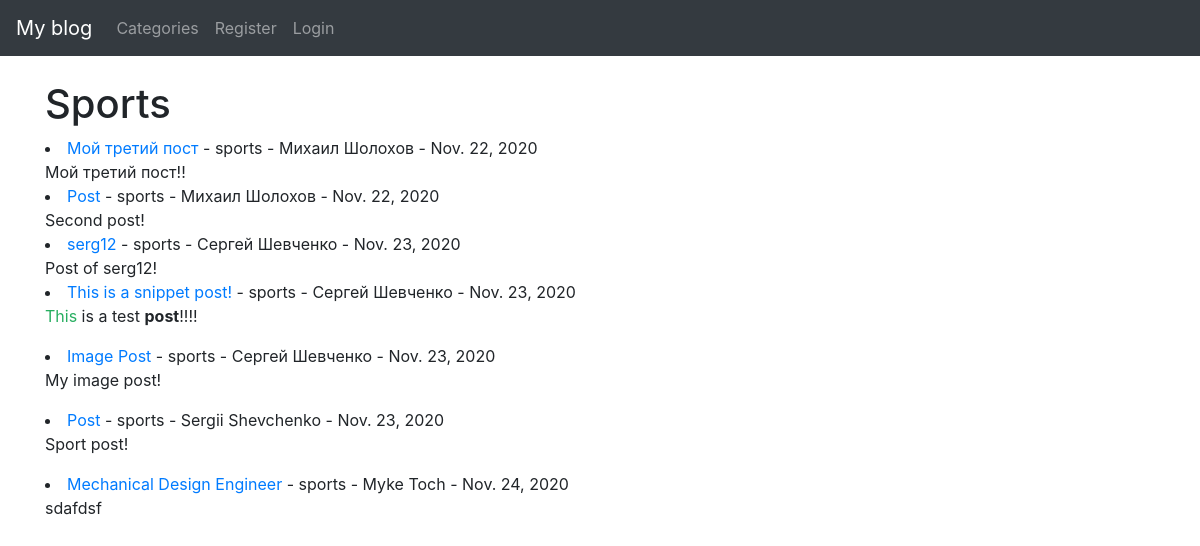
Page /category/sports/ on the committed database.
### theblog/models.py (models this page shows, shortened)
class Post(models.Model):
    title = models.CharField(max_length=255)
    header_image = models.ImageField(null=True, blank=True, upload_to="images/")
    title_tag = models.CharField(max_length=255, default="My blog")
    author = models.ForeignKey(User, on_delete=models.CASCADE)
    body = RichTextField(blank=True, null=True)
    post_date = models.DateField(auto_now_add=True)
    category = models.CharField(max_length=255, default='coding')
    snippet = models.CharField(max_length=255)
    likes = models.ManyToManyField(User, related_name='blog_posts')

### theblog/views.py (the view)
# urls.py: path('category/<str:cats>/', CategoryView, name='category'),
def CategoryView(request, cats):
    category_posts = Post.objects.filter(category=cats.replace('-', ' '))
    return render(request, 'categories.html', {'cats': cats.title().replace('-', ' '), 'category_posts': category_posts})

### theblog/templates/categories.html (shortened to what this page needs)
{% extends 'base.html'  %}
{% block content %}
    {% if category_posts %}
        <h1>{{ cats }}</h1>
        {% for post in category_posts %}
            <li><a href="{% url 'article_detail' post.pk %}">{{ post.title }}</a> -
                {{ post.category }} -
                {{ post.author.first_name }}
                {{ post.author.last_name }} -
                {{ post.post_date }} <br/>
                {{ post.body|slice:":200"|safe }}
            </li>
        {% endfor %}
    {% else %}
        <h3>Sorry, this page does not exist...</h3>
    {% endif %}
{% endblock %}

### rows in the picture
Post: title "Мой третий пост", category "sports", author.first_name "Михаил", author.last_name "Шолохов", post_date "Nov. 22, 2020", body "Мой третий пост!!"
Post: title "Post", category "sports", author.first_name "Михаил", author.last_name "Шолохов", post_date "Nov. 22, 2020", body "Second post!"
Post: title "serg12", category "sports", author.first_name "Сергей", author.last_name "Шевченко", post_date "Nov. 23, 2020", body "Post of serg12!"
Post: title "This is a snippet post!", category "sports", author.first_name "Сергей", author.last_name "Шевченко", post_date "Nov. 23, 2020", body "This is a test post !!!!"
Post: title "Image Post", category "sports", author.first_name "Сергей", author.last_name "Шевченко", post_date "Nov. 23, 2020", body "My image post!"
Post: title "Post", category "sports", author.first_name "Sergii", author.last_name "Shevchenko", post_date "Nov. 23, 2020", body "Sport post!"
Post: title "Mechanical Design Engineer", category "sports", author.first_name "Myke", author.last_name "Toch", post_date "Nov. 24, 2020", body "sdafdsf"

### other values in the picture
{{ cats }} "Sports"
